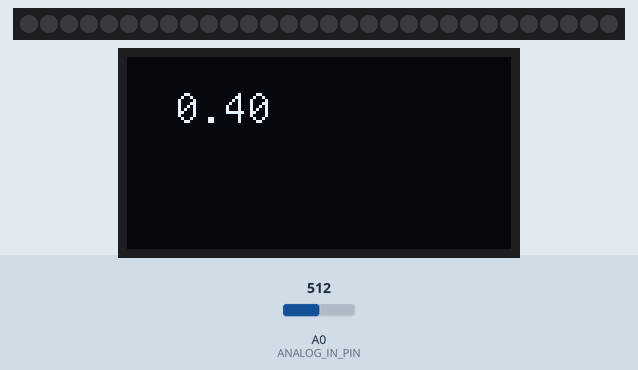
This sketch was run on a simulated Arduino Uno, built with avr-gcc and run on an emulated ATmega328P. Parts: 30 RGB LEDs in strip order, left to right, 128×64 one-colour display. The inputs (shaded band) are chosen by the test bench; at power-on: A0 (ANALOG_IN_PIN) = 512.

Above: at 4.4 s.
4.5 s: A0 (ANALOG_IN_PIN) set to 716
At 5.8 s:
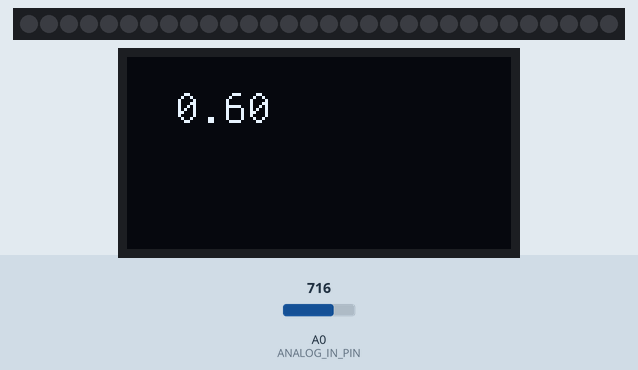
6.1 s: A0 (ANALOG_IN_PIN) set to 900
At 7.4 s:
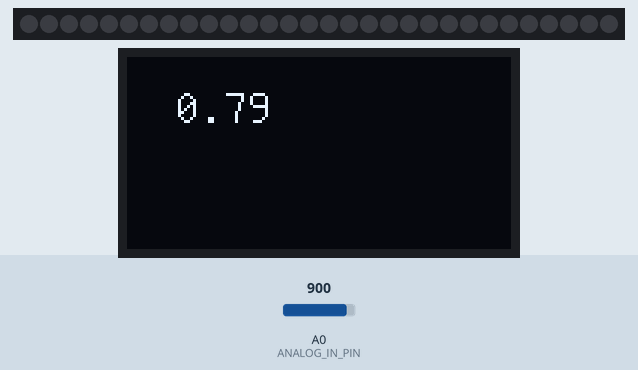
7.7 s: A0 (ANALOG_IN_PIN) set to 1023
At 8.9 s:
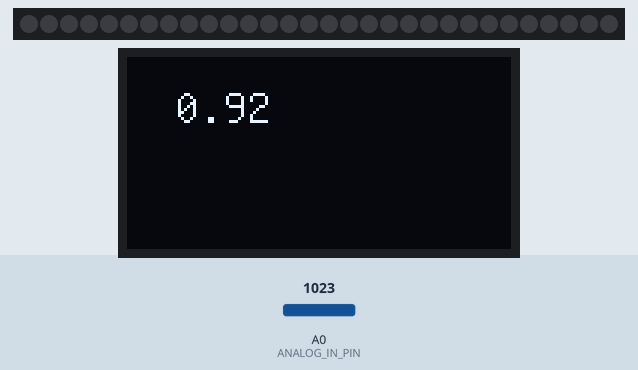
Timing chart, 0 to 10.7 s (numbered marks = the images above; inputs shaded):
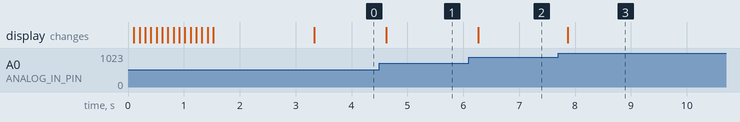

Measured:
- after the input at 4.5 s, the display: changes after 0.12 s (image 1)
- after the input at 6.1 s, the display: changes after 0.17 s (image 2)
- after the input at 7.7 s, the display: changes after 0.17 s (image 3)

The sketch:

rev.ino
```cpp
#include <SPI.h>
#include <Wire.h>
#include <FastLED.h>


#include <U8glib.h>
#include <stdio.h>

#define SCREEN_WIDTH 128 // OLED display width, in pixels
#define SCREEN_HEIGHT 64 // OLED display height, in pixels

#define LED_PIN     5
#define NUM_LEDS    30

#define OLED_MOSI   9
#define OLED_CLK   10
#define OLED_DC    11
#define OLED_CS    12
#define OLED_RESET 13

#define ANALOG_IN_PIN A0

// Floats for ADC voltage & Input voltage
float adc_voltage = 0.0;
float in_voltage = 0.0;

// Floats for resistor values in divider (in ohms)
float R1 = 30000.0;
float R2 = 7500.0;

// Float for Reference Voltage
float ref_voltage = 5.0;

// Integer for ADC value
int adc_value = 0;

CRGB leds[NUM_LEDS];
CRGB C1 = CRGB(0, 0, 255);
CRGB C2 = CRGB(0, 0, 0);

U8GLIB_SH1106_128X64 u8g(OLED_CLK, OLED_MOSI, OLED_CS, OLED_DC);

void setup() {
  Serial.begin(9600);
  pinMode(LED_PIN, OUTPUT);
  pinMode(ANALOG_IN_PIN, INPUT_PULLUP);

  FastLED.addLeds<WS2812, LED_PIN, GRB>(leds, NUM_LEDS);
  for (int i = 0; i <= NUM_LEDS; i++) {
    leds[i] = CRGB ( 255, 255, 255);
  }
  FastLED.setBrightness(100);
  FastLED.show();
  u8g.setRot180();
  if ( u8g.getMode() == U8G_MODE_R3G3B2 ) {
    u8g.setColorIndex(255); // white
  }
  else if ( u8g.getMode() == U8G_MODE_GRAY2BIT ) {
    u8g.setColorIndex(3); // max intensity
  }
  else if ( u8g.getMode() == U8G_MODE_BW ) {
    u8g.setColorIndex(1); // pixel on
  }
  else if ( u8g.getMode() == U8G_MODE_HICOLOR ) {
    u8g.setHiColorByRGB(255, 255, 255);
  }

  for (int i = 0; i <= NUM_LEDS/2; i++) {
    leds[i] = C1;
    leds[i-1] = C2;

    leds[NUM_LEDS-i] = C1;
    leds[NUM_LEDS-i+1] = C2;
    FastLED.show();
    delay(100);
  }

  for (int i = NUM_LEDS/2; i >= 0; i--) {
    if(i == 0){
      leds[i] = C1;
      leds[30] = C2;
      leds[1] = C2;
     }
    else{
      leds[i-1] = C1;
      leds[i] = C2;

      leds[NUM_LEDS-i+1] = C1;
      leds[NUM_LEDS-i] = C2;
    }
    FastLED.show();
    delay(100);
  }

}

void loop() {

  u8g.firstPage();
  do {
    // Read the Analog Input
    adc_value = analogRead(ANALOG_IN_PIN);

     // Determine voltage at ADC input
    adc_voltage  = (adc_value * ref_voltage) / 1024.0;

    // Calculate voltage at divider input
    in_voltage = adc_voltage / (R2/(R1+R2)) ;
    float vout = (in_voltage - 3) / 24;
//    Serial.println(vout);
    u8g.setFont(u8g_font_unifont);
    //u8g.setFont(u8g_font_osb21);
    char myString[10]; // Create a character array to store the string representation
    for (int i = 0; i <= NUM_LEDS/2; i++) {
      // BLUE
      if(i <= vout * NUM_LEDS/2){
        leds[i] = C1;
        leds[NUM_LEDS - i] = C1;
      }else{
       // RED
        leds[i] = C2;
        leds[NUM_LEDS - i] = C2;
      }
  }
  FastLED.show();
  dtostrf(vout, 6, 2, myString);
  u8g.drawStr(0, 22, myString);


  } while ( u8g.nextPage() );
  delay(100);
}
```
